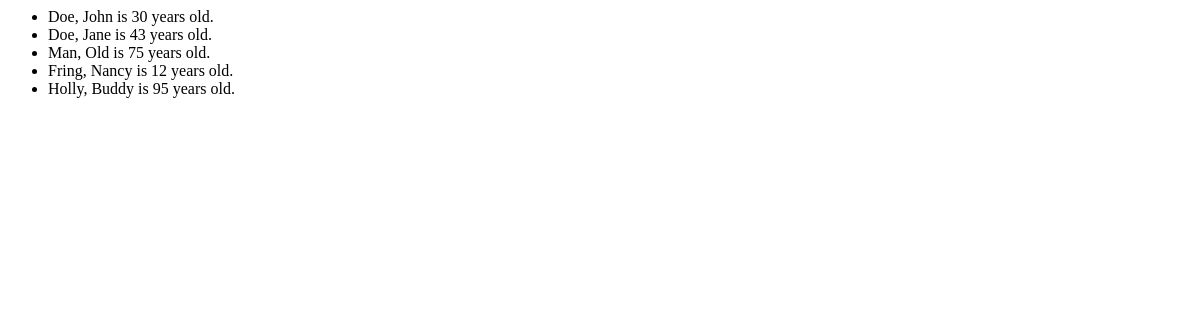
Before: /office/ with the older database file.
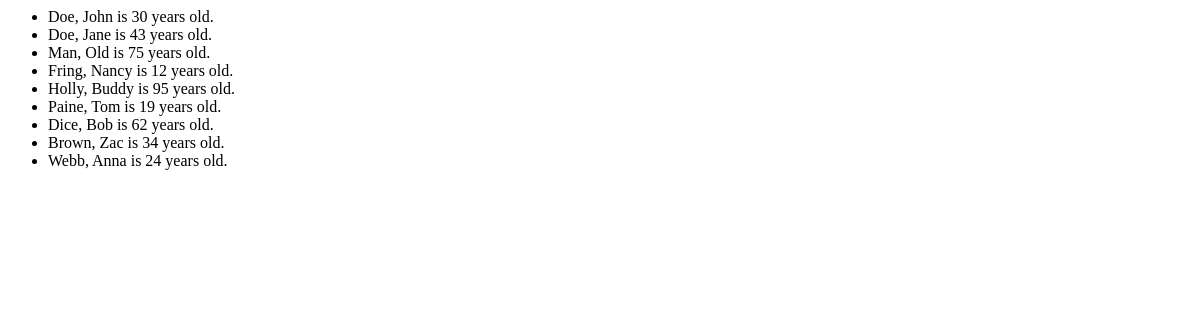
After: the same page with the newer database file.
### office/models.py (models this page shows)
class Patient(models.Model):
    first_name = models.CharField(max_length=30)
    last_name = models.CharField(max_length=30)
    age = models.IntegerField(validators=[
                                MinValueValidator(0),
                                MaxValueValidator(120),
                                ])
    heart_rate = models.IntegerField(default=60,
                                    validators=[
                                        MinValueValidator(1),
                                        MaxValueValidator(350),
                                    ])
    def __str__(self):
        return f"{self.last_name}, {self.first_name} is {self.age} years old."

### office/views.py (the view)
# urls.py: path('', views.list_patients, name='list_patients')
def list_patients(request):
    all_patients = models.Patient.objects.all()
    context = {'patients':all_patients}
    return render(request, 'office/list.html', context=context)

### office/templates/office/list.html (shortened to what this page needs)
<html lang="en">
<head>
</head>
<body>
    <ul>
    {% for person in patients %}
        <li>{{person}}</li>
    {% endfor %}
    </ul>
</body>
</html>

Changed rows visible on the page:
added Patient: last_name+first_name+age "Paine, Tom is 19 years old."
added Patient: last_name+first_name+age "Dice, Bob is 62 years old."
added Patient: last_name+first_name+age "Brown, Zac is 34 years old."
added Patient: last_name+first_name+age "Webb, Anna is 24 years old."
